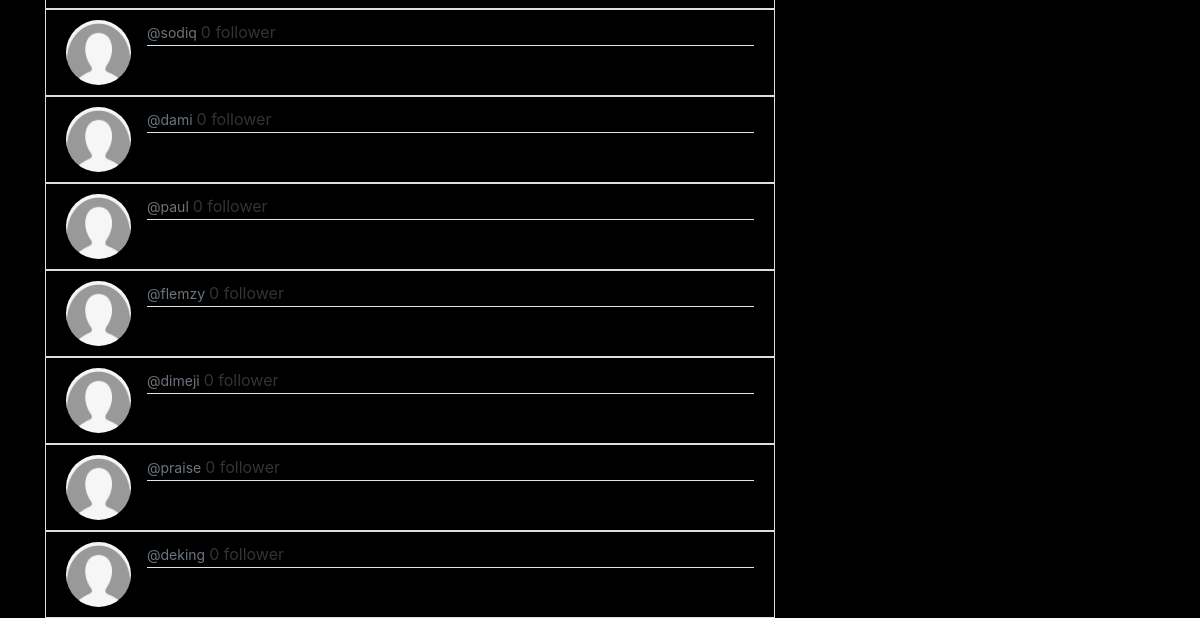
The page /popular-authors/ (signed in, lower part) on the database as committed earlier.
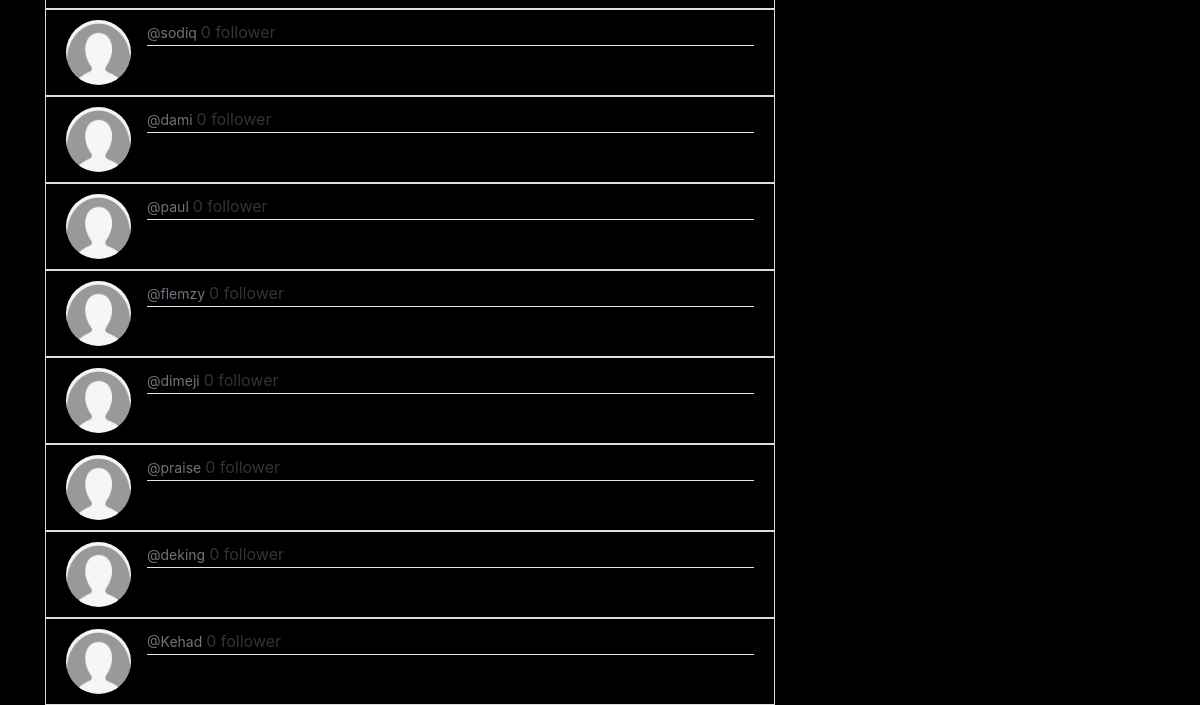
The same page on the database as committed later.
### users/models.py (models this page shows, shortened)
class Profile(models.Model):
    user = models.OneToOneField(User, on_delete=models.CASCADE)
    follows = models.ManyToManyField("self",
         related_name = 'followed_by',
         symmetrical = False,
         blank = True)
    image = models.ImageField(default='default.jpg', upload_to='profile_pics')
    bio = models.TextField()
    def number_of_followers(self):
        return self.followed_by.count()

### users/views.py (the view)
# urls.py: path('popular-authors/', user_views.popular_authors, name='popular-authors'),
@login_required
def popular_authors(request):
    profile_objects = Profile.objects.all()
    profiles = sorted(profile_objects, key=lambda profile: -profile.number_of_followers())
    return render(request, 'users/popular_authors.html', {'profiles': profiles})

### users/templates/users/popular_authors.html (shortened to what this page needs)
{% extends 'blog/base.html' %}
{% block content %}
    {% for profile in profiles %}
        <div class="media content-section">
            <img class="rounded-circle  article-img"  src="{{ profile.image.url }}">
            <div class="media-body" >
                <div class="article-metadata">
                    <a href="{% url 'profile' profile.user.username %}">
                        <small class="text-muted"  >
                            @{{ profile.user.username }}
                        </small>
                    </a>
                    {% if profile.number_of_followers > 1 %}
                       {{ profile.number_of_followers }} followers
                    {% else %}
                       {{ profile.number_of_followers }} follower
                    {% endif %}
                </div>
            </div>
        </div>
    {% endfor %}
{%  endblock %}

Rows that differ between the two databases and show on the page:
added Profile: image (placeholder picture), user.username "Kehad", number_of_followers "0"
